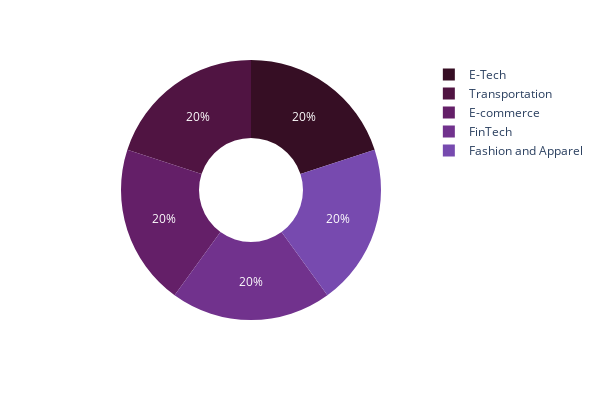

The cell this chart's notebook holds for it:
### Markdown cell above
#### 3. Top 5 Sectors

### Code cell
category = df.groupby('vertical')[['vertical', 'amount']].head(5)
category.set_index('vertical', inplace = True)
fig6 = px.pie(
    labels=category.head().values,
    names= category.head().index,
    height=400,
    width=600,
    color_discrete_sequence=px.colors.sequential.dense_r,
    hole=0.4)
fig6

### Figure 1 — Plotly figure (JSON) as saved in the notebook; plotly's stock layout.template omitted (floating-point values rounded to 4 significant figures)
{"data": [{"domain": {"x": [0, 1], "y": [0, 1]}, "hole": 0.4, "hovertemplate": "label=%{label}<extra></extra>", "labels": ["E-Tech", "Transportation", "E-commerce", "FinTech", "Fashion and Apparel"], "legendgroup": "", "name": "", "showlegend": true, "type": "pie"}], "layout": {"height": 400, "legend": {"tracegroupgap": 0}, "margin": {"t": 60}, "piecolorway": ["rgb(54, 14, 36)", "rgb(80, 20, 66)", "rgb(100, 31, 104)", "rgb(113, 50, 141)", "rgb(119, 74, 175)", "rgb(120, 100, 202)", "rgb(117, 127, 221)", "rgb(115, 154, 228)", "rgb(129, 180, 227)", "rgb(156, 201, 226)", "rgb(191, 221, 229)", "rgb(230, 240, 240)"], "width": 600}}
